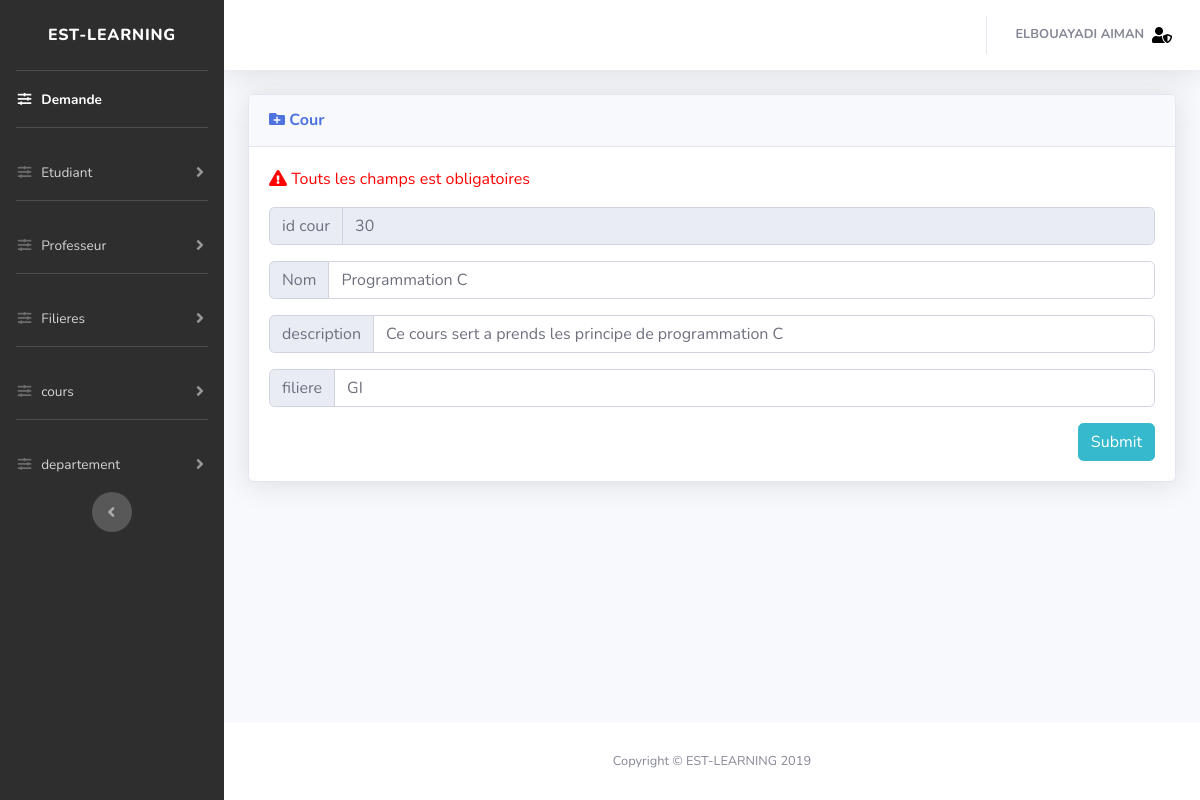
The page /website/dash/courtrait.php?id=30 (signed in) on the database its author committed.
### tables this page shows
CREATE TABLE IF NOT EXISTS `cours` (
  `id_cour` int(11) NOT NULL AUTO_INCREMENT,
  `nom` longtext NOT NULL,
  `description` longtext NOT NULL,
  `id_filiere` varchar(4) NOT NULL,
  PRIMARY KEY (`id_cour`),
  KEY `id_filiere` (`id_filiere`)
);

### website/dash/traitement/function.php (called while the page is built, shortened)
<?php
	function connecte(){
					try{
						$db = new PDO('mysql:host=localhost:3308;dbname=elearning;charset=utf8','root','');
						$db->setAttribute(PDO::ATTR_DEFAULT_FETCH_MODE, PDO::FETCH_ASSOC);
						$db->query("SET NAMES utf8mb4");
					}catch(PDOException $e){
					}
					return $db;
				}
	function PDO($query,$array){
					$db = connecte();
					$stm = $db->prepare($query);
					$i=1;
					reset($array);
					while($frt = current($array)){
							$stm->bindValue($i,$frt);
							next($array);
							$i++;
						}
					$stm->execute();
					return $stm;
	}
?>

### website/dash/courtrait.php (the view, shortened to what this page needs)
<!DOCTYPE html>
<html lang="en">
<head>
  <link href="vendor/fontawesome-free/css/all.min.css" rel="stylesheet" type="text/css">
  <link href="css/sb-admin-2.min.css" rel="stylesheet">
  <link href="vendor/datatables/dataTables.bootstrap4.min.css" rel="stylesheet">
  <link href="css/style.css" rel="stylesheet">
</head>
  <body id="page-top">
 <?php
include("dashboard.php");
include("traitement/function.php");
if(isset($_GET['id'])){
$id = $_GET['id'];
$sql = "SELECT * FROM `cours` WHERE id_cour=?";
$value = array($id);
$result = PDO($sql,$value);
    if($result->rowCount()!=0)  {
                while($row = $result->fetch())
                {
                  $nom = $row['nom'] ;
                  $description = $row['description'] ;
                  $filiere = $row['id_filiere'] ;
                }
    }
}
 ?>
        <div class="container-fluid">
          <div class="card shadow mb-4">
            <div class="card-header py-3">
              <h6 class="m-0 font-weight-bold text-primary"><i class="fas fa-folder-plus"></i> Cour</h6>
            </div>
            <div class="card-body">
              <div class="table-responsive">
                <?php
                  if(isset($_GET['id'])){
                    echo '<form action="traitement/modifycour.php?id='.$id.'" method="POST" id="formajout">';
                  }else{
                    echo '<form action="traitement/addcour.php" method="POST" id="formajout">';
                  }
                ?>
                <p class="sup2"><i class="fas fa-exclamation-triangle"></i> Touts les champs est obligatoires</p>
                <div class="input-group mb-3">
                  <div class="input-group-prepend">
                    <span class="input-group-text" id="inputGroup-sizing-default">id cour</span>
                  </div>
                  <input type="number" name="id" class="form-control" required="required" aria-label="Sizing example input" aria-describedby="inputGroup-sizing-default" <?php if(isset($_GET['id'])){ echo 'value="'.$id.'"'; }
                  else{ echo 'placeholder="Auto" '; }?> disabled>
                </div>
                <div class="input-group mb-3">
                  <div class="input-group-prepend">
                    <span class="input-group-text" id="inputGroup-sizing-default">Nom</span>
                  </div>
                  <input type="text" name="nom" class="form-control" required="required" aria-label="Sizing example input" aria-describedby="inputGroup-sizing-default" <?php if(isset($_GET['id'])){ echo 'value="'.$nom.'"'; }?>>
                </div>
                <div class="input-group mb-3">
                  <div class="input-group-prepend">
                    <span class="input-group-text" id="inputGroup-sizing-default">description</span>
                  </div>
                  <input type="text" name="description" class="form-control" required="required" aria-label="Sizing example input" aria-describedby="inputGroup-sizing-default" <?php if(isset($_GET['id'])){ echo 'value="'.$description.'"'; }?>>
                </div>
                <div class="input-group mb-3">
                  <div class="input-group-prepend">
                    <span class="input-group-text" id="inputGroup-sizing-default">filiere</span>
                  </div>
                  <input type="text" name="filiere" class="form-control" required="required" aria-label="Sizing example input" aria-describedby="inputGroup-sizing-default" <?php if(isset($_GET['id'])){ echo 'value="'.$filiere.'"'; }?>>
                </div>
                <input type="submit" name="submit" class="btn btn-info float-right">
                  </form>
              </div>
            </div>
          </div>
        </div>
      </div>
      <footer class="sticky-footer bg-white">
        <div class="container my-auto">
          <div class="copyright text-center my-auto">
            <span>Copyright &copy; EST-LEARNING 2019</span>
          </div>
        </div>
      </footer>
    </div>
  </div>
</body>
</html>

### website/dash/css/style.css (style rules this page uses)
.sup2 { color: red; }

### rows shown on the page
cours: nom "Programmation C", description "Ce cours sert a prends les principe de programmation C", filiere "GI"

### other values the page prints
$_SESSION['nom'] "ELBOUAYADI AIMAN"
